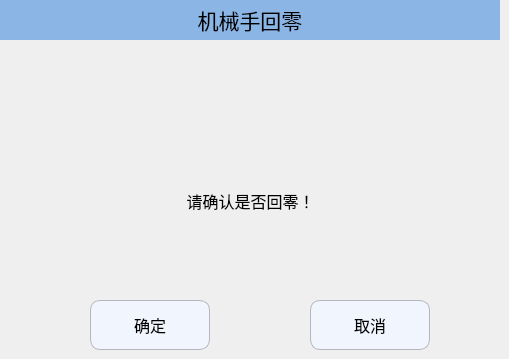
   <widget class="QWidget" name="page_3">
    <widget class="QLabel" name="label_19">
     <property name="geometry">
      <rect>
       <x>230</x>
       <y>90</y>
       <width>40</width>
       <height>40</height>
      </rect>
     </property>
     <property name="minimumSize">
      <size>
       <width>40</width>
       <height>40</height>
      </size>
     </property>
     <property name="maximumSize">
      <size>
       <width>40</width>
       <height>40</height>
      </size>
     </property>
     <property name="text">
      <string/>
     </property>
     <property name="pixmap">
      <pixmap resource="../resource.qrc">:/RunPage/runpage_images/alarm.png</pixmap>
     </property>
    </widget>
    <widget class="QPushButton" name="Btn_JXSback0Cancel">
     <property name="geometry">
      <rect>
       <x>310</x>
       <y>300</y>
       <width>120</width>
       <height>50</height>
      </rect>
     </property>
     <property name="minimumSize">
      <size>
       <width>120</width>
       <height>50</height>
      </size>
     </property>
     <property name="maximumSize">
      <size>
       <width>120</width>
       <height>50</height>
      </size>
     </property>
     <property name="font">
      <font>
       <pointsize>12</pointsize>
      </font>
     </property>
     <property name="styleSheet">
      <string notr="true">QPushButton
{
    background-color:#F1F5FE;
    border-style:solid; /*边框风格*/
    border-width:1px;/*边框宽度*/
    border-color:#B4B6BC; /*边框颜色*/
    border-radius:10px; /*边框倒角*/
}
QPushButton:pressed
{
    border-style:outset; /*边框风格*/
    background-color:qlineargradient(x1: 0, y1: 0, x2: 0, y2: 1, stop:0 #00befa, stop: 1 #0160ea);/*背景色*/
    border-width:1px;/*边框宽度*/
    border-color:#0055ff; /*边框颜色*/
    border-radius:10px; /*边框倒角*/
}</string>
     </property>
     <property name="text">
      <string>取消</string>
     </property>
     <property name="icon">
      <iconset resource="../resource.qrc">
       <normaloff>:/ManualPage/manualpage_images/cancel.png</normaloff>:/ManualPage/manualpage_images/cancel.png</iconset>
     </property>
     <property name="iconSize">
      <size>
       <width>30</width>
       <height>30</height>
      </size>
     </property>
    </widget>
    <widget class="QPushButton" name="Btn_JXSback0OK">
     <property name="geometry">
      <rect>
       <x>90</x>
       <y>300</y>
       <width>120</width>
       <height>50</height>
      </rect>
     </property>
     <property name="minimumSize">
      <size>
       <width>120</width>
       <height>50</height>
      </size>
     </property>
     <property name="maximumSize">
      <size>
       <width>120</width>
       <height>50</height>
      </size>
     </property>
     <property name="font">
      <font>
       <pointsize>12</pointsize>
      </font>
     </property>
     <property name="styleSheet">
      <string notr="true">QPushButton
{
    background-color:#F1F5FE;
    border-style:solid; /*边框风格*/
    border-width:1px;/*边框宽度*/
    border-color:#B4B6BC; /*边框颜色*/
    border-radius:10px; /*边框倒角*/
}
QPushButton:pressed
{
    border-style:outset; /*边框风格*/
    background-color:qlineargradient(x1: 0, y1: 0, x2: 0, y2: 1, stop:0 #00befa, stop: 1 #0160ea);/*背景色*/
    border-width:1px;/*边框宽度*/
    border-color:#0055ff; /*边框颜色*/
    border-radius:10px; /*边框倒角*/
}</string>
     </property>
     <property name="text">
      <string>确定</string>
     </property>
     <property name="icon">
      <iconset resource="../resource.qrc">
       <normaloff>:/ManualPage/manualpage_images/ok.png</normaloff>:/ManualPage/manualpage_images/ok.png</iconset>
     </property>
     <property name="iconSize">
      <size>
       <width>40</width>
       <height>40</height>
      </size>
     </property>
    </widget>
    <widget class="QLabel" name="label_20">
     <property name="geometry">
      <rect>
       <x>100</x>
       <y>180</y>
       <width>301</width>
       <height>41</height>
      </rect>
     </property>
     <property name="font">
      <font>
       <pointsize>12</pointsize>
      </font>
     </property>
     <property name="text">
      <string>请确认是否回零！</string>
     </property>
     <property name="alignment">
      <set>Qt::AlignCenter</set>
     </property>
    </widget>
    <widget class="QLabel" name="label_21">
     <property name="geometry">
      <rect>
       <x>0</x>
       <y>0</y>
       <width>500</width>
       <height>40</height>
      </rect>
     </property>
     <property name="minimumSize">
      <size>
       <width>500</width>
       <height>40</height>
      </size>
     </property>
     <property name="maximumSize">
      <size>
       <width>500</width>
       <height>30</height>
      </size>
     </property>
     <property name="font">
      <font>
       <pointsize>16</pointsize>
      </font>
     </property>
     <property name="styleSheet">
      <string notr="true">QLabel{background-color:#8BB5E5;}</string>
     </property>
     <property name="text">
      <string>机械手回零</string>
     </property>
     <property name="alignment">
      <set>Qt::AlignCenter</set>
     </property>
    </widget>
   </widget>
